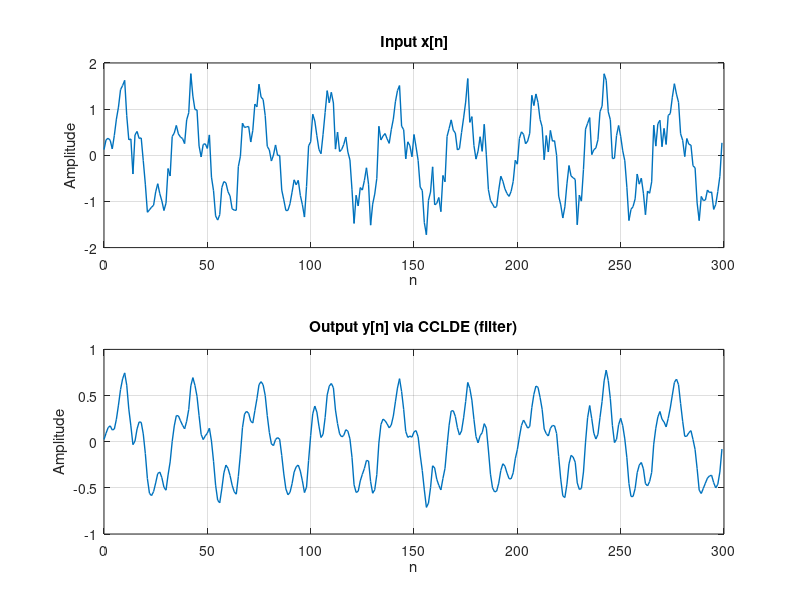
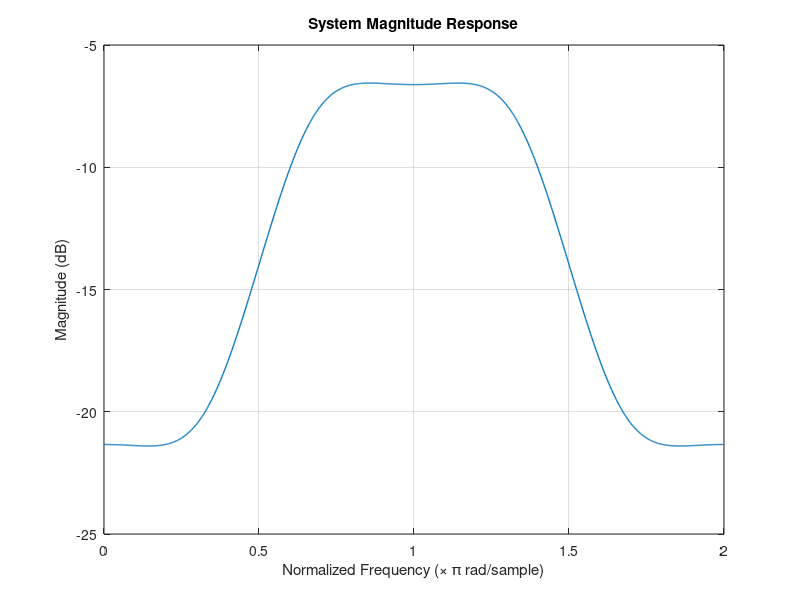

Source code (MATLAB) for these figures, in order:
%% 1) CCLDE Demo: simulate a linear difference equation
% Goal: Show how coefficients a and b define an LTI system via a difference equation.
% y[n] + a1*y[n-1] + a2*y[n-2] = b0*x[n] + b1*x[n-1] + b2*x[n-2]

clear; clc; close all;

% Example coefficients (stable)
a = [1, -0.5, 0.25];   % a0=1 is implied; remaining are a1, a2
b = [0.2, 0.1, 0.05];  % b0, b1, b2

N = 300;
n = 0:N-1;

% Input: a sum of sinusoids + noise
x = sin(2*pi*0.03*n) + 0.5*sin(2*pi*0.12*n + pi/3) + 0.2*randn(size(n));

% Simulate difference equation using filter()
y = filter(b, a, x);

figure; 
subplot(2,1,1); plot(n, x, 'LineWidth', 1); grid on;
title('Input x[n]'); xlabel('n'); ylabel('Amplitude');

subplot(2,1,2); plot(n, y, 'LineWidth', 1); grid on;
title('Output y[n] via CCLDE (filter)'); xlabel('n'); ylabel('Amplitude');

% Frequency response
figure;
[H,w] = freqz(b, a, 1024, 'whole');
plot(w/pi, 20*log10(abs(fftshift(H))+eps), 'LineWidth', 1); grid on;
title('System Magnitude Response');
xlabel('Normalized Frequency (\times \pi rad/sample)'); ylabel('Magnitude (dB)');
